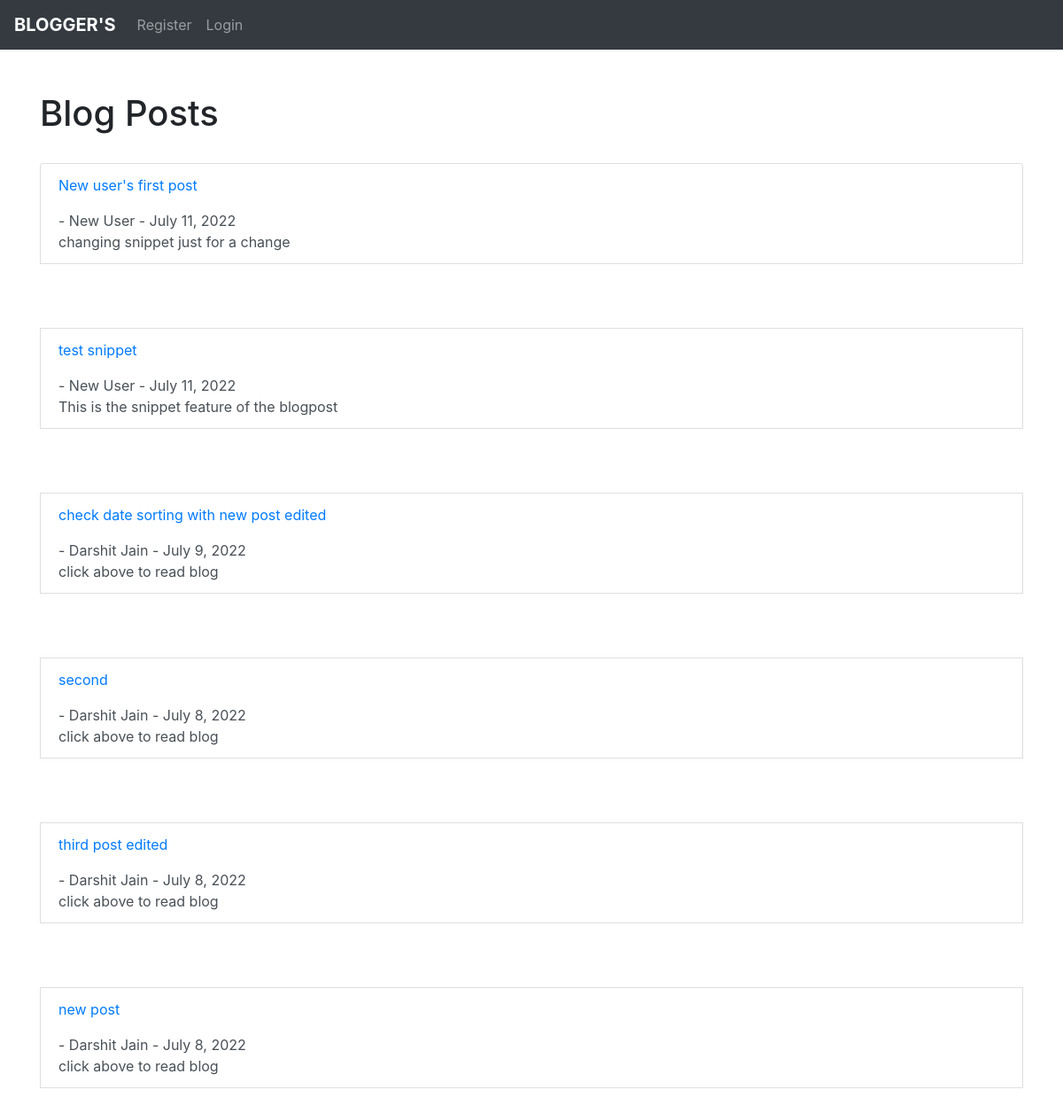
The page / on the database its author committed.
### blog/models.py (models this page shows, shortened)
class Post(models.Model):
    title = models.CharField(max_length=255)
    title_tag = models.CharField(max_length=255)
    author = models.ForeignKey(User,on_delete=models.CASCADE) #manytoone -> one author many post
    body = RichTextField()
    post_date = models.DateField(auto_now_add=True)
    snippet = models.TextField(max_length=255)
    class Meta():
        ordering = ["-post_date"]

### blog/views.py (the view)
# urls.py: path('',HomeView.as_view(), name = 'home'),
class HomeView(ListView):
    model = Post
    template_name = 'home.html'

### blog/templates/home.html (shortened to what this page needs)
{% extends 'base.html' %}
{% block content %}
<h1>Blog Posts</h1>
<div class="list-group">
{% for post in object_list %}
    <a href="{% url 'article-detail' post.pk %}" class="list-group-item list-group-item-action">
        <p class="text-primary">{{ post.title }}</p>
        - {{ post.author.first_name }} {{ post.author.last_name }}
        - {{ post.post_date }}
        <br/>
        {{ post.snippet }}
    </a>
    <br><br><br>
{% endfor %}
</div>
{% endblock %}

### blog/templates/base.html (shortened to what this page needs)
<!doctype html>
<html lang="en">
  <head>
    <link rel="stylesheet" href="https://cdn.jsdelivr.net/npm/bootstrap@4.6.1/dist/css/bootstrap.min.css">
  </head>
  <body>
    <nav class="navbar navbar-expand-lg navbar-dark bg-dark">
        <a class="navbar-brand" href="{% url 'home' %}"><strong>BLOGGER'S</strong></a>
        <div class="collapse navbar-collapse" id="navbarSupportedContent">
          <ul class="navbar-nav mr-auto">
            {% if user.is_authenticated %}
            <li class="nav-item">
              <a class="nav-link" href="{% url 'user_blog' %}">My Blogs</a>
            </li>
            <li class="nav-item">
              <a class="nav-link" href="{% url 'add_post' %}">Add Post</a>
            </li>
            <li class="nav-item">
              <a class="nav-link" href="{% url 'logout' %}">Logout</a>
            </li>
            <li class="nav-item">
              <a class="nav-link" href="{% url 'edit_profile' %}">Edit Profile</a>
            </li>
            {% else %}
            <li class="nav-item">
              <a class="nav-link" href="{% url 'register' %}">Register</a>
            </li>
            <li class="nav-item">
              <a class="nav-link" href="{% url 'login' %}">Login</a>
            </li>
            {% endif %}
          </ul>
        </div>
      </nav>
    <div class="container">
    {% block content %}
    {% endblock %}
    </div>
  </body>
</html>

### rows shown on the page
Post: title "New user's first post", author.first_name "New", author.last_name "User", post_date "July 11, 2022", snippet "changing snippet just for a change"
Post: title "test snippet", author.first_name "New", author.last_name "User", post_date "July 11, 2022", snippet "This is the snippet feature of the blogpost"
Post: title "check date sorting with new post edited", author.first_name "Darshit", author.last_name "Jain", post_date "July 9, 2022", snippet "click above to read blog"
Post: title "second", author.first_name "Darshit", author.last_name "Jain", post_date "July 8, 2022", snippet "click above to read blog"
Post: title "third post edited", author.first_name "Darshit", author.last_name "Jain", post_date "July 8, 2022", snippet "click above to read blog"
Post: title "new post", author.first_name "Darshit", author.last_name "Jain", post_date "July 8, 2022", snippet "click above to read blog"
